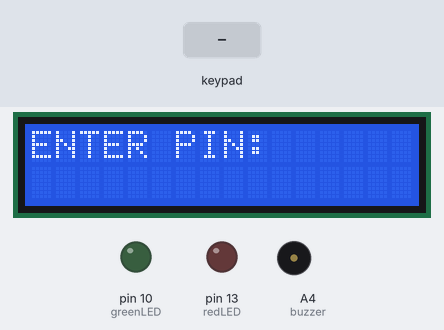
Recording of a sketch running on a simulated Arduino Uno, built with avr-gcc and run on an emulated ATmega328P. Parts: 16×2 character LCD, output pins drawn as LEDs (lit = HIGH), buzzer (waves = sounding). The inputs (shaded band) are chosen by the test bench. What the sketch prints to the serial monitor is not drawn.

Above: at 1.2 s.
1.3 s: keypad keys 2 0 0 4 pressed 0.4 s apart
At 3.8 s:
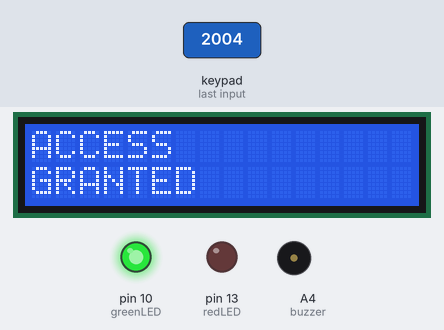
4.4 s: keypad keys 6 7 8 9 pressed 0.4 s apart
At 7.4 s:
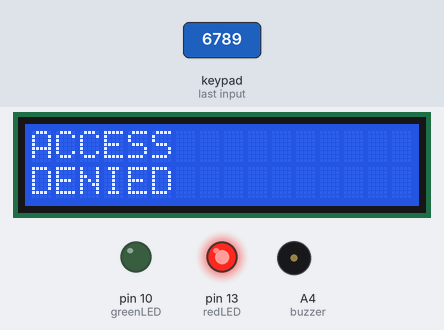
8.0 s: key 'A' pressed
At 9.3 s:
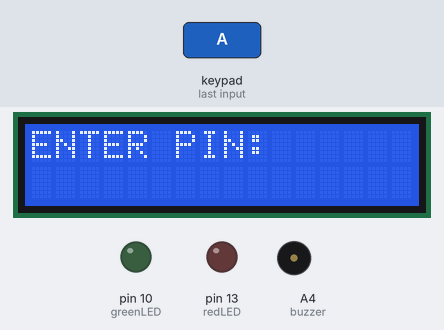
9.6 s: key '1' pressed
At 10.3 s:
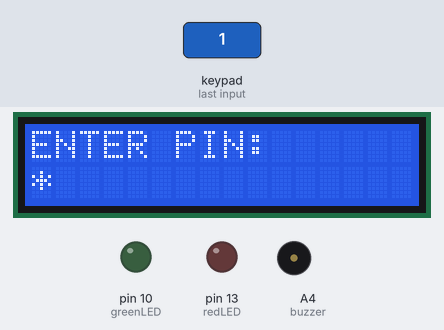
11.2 s: key '2' pressed
At 12.6 s:
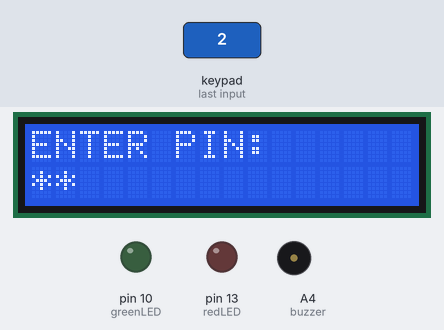
Timing chart, 0 to 13.8 s (numbered marks = the images above; inputs shaded):
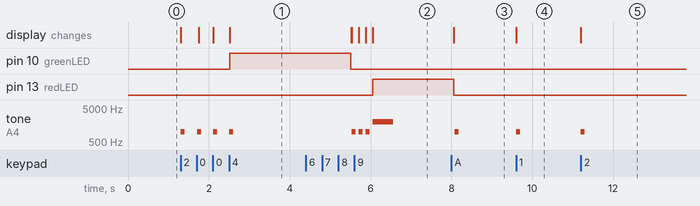

The sketch:

sketch.ino
```cpp
#include <LiquidCrystal.h>
#include <Keypad.h>

LiquidCrystal lcd(12, 11, 5, 4, 3, 2);

// LCD RS,E,D4,D5,D6,D7

const byte ROWS = 4;
const byte COLS = 4;

char keys[ROWS][COLS] = {
{'1','2','3','A'},
{'4','5','6','B'},
{'7','8','9','C'},
{'*','0','#','D'}
};

byte rowPins[ROWS] = {A0, A1, A2, A3};
byte colPins[COLS] = {6, 7, 8, 9};

Keypad keypad = Keypad(makeKeymap(keys), rowPins, colPins, ROWS, COLS);

const int greenLED = 10;
const int redLED = 13;
const int buzzer = A4;

String password = "2004";
String input = "";

int attempts = 0;

void setup() {
  pinMode(greenLED, OUTPUT);
  pinMode(redLED, OUTPUT);
  pinMode(buzzer, OUTPUT);

  Serial.begin(9600);

  lcd.begin(16,2);
  lcd.print("ENTER PIN:");
}

void loop() {

  char key = keypad.getKey();

  if(key){

    tone(buzzer,1000,100);

    if(key>='0' && key<='9'){
      input += key;

      lcd.setCursor(input.length()-1,1);
      lcd.print("*");
    }

    if(input.length()==4){

      if(input==password){

        lcd.clear();
        lcd.print("ACCESS");
        lcd.setCursor(0,1);
        lcd.print("GRANTED");

        digitalWrite(greenLED,HIGH);
        digitalWrite(redLED,LOW);

        Serial.println("ACCESS GRANTED");

        delay(3000);

        digitalWrite(greenLED,LOW);

        attempts=0;

      }else{

        lcd.clear();
        lcd.print("ACCESS");
        lcd.setCursor(0,1);
        lcd.print("DENIED");

        digitalWrite(redLED,HIGH);
        tone(buzzer,2000,500);

        Serial.println("ACCESS DENIED");

        delay(2000);

        digitalWrite(redLED,LOW);

        attempts++;

        if(attempts>=3){

          lcd.clear();
          lcd.print("LOCKED");
          lcd.setCursor(0,1);
          lcd.print("10 SECONDS");

          Serial.println("SYSTEM LOCKED");

          delay(10000);

          attempts=0;
        }
      }

      input="";

      lcd.clear();
      lcd.print("ENTER PIN:");
    }
  }
}
```

Measured:
- after the input at 1.3 s, pin 10 (greenLED): LOW → HIGH after 1.2 s; tone on A4 (buzzer): alternates 1000 Hz for 0.10 s and silent for 0.30 s, 8 changes in all, then stays silent, starting at once; the display: first changes at once (image 1 shows a later state)
- after the input at 4.4 s, pin 13 (redLED): LOW → HIGH after 1.7 s; tone on A4 (buzzer): plays 1000 Hz for 0.10 s, 1000 Hz for 0.10 s, 1000 Hz for 0.10 s, 2000 Hz for 0.50 s, starting after 1.1 s; the display: first differs from a run without the input after 1.1 s (image 2 shows a later state)
- after the input at 8.0 s, tone on A4 (buzzer): silent → 1000 Hz after 0.08 s, → silent 0.10 s later
- after the input at 9.6 s, tone on A4 (buzzer): silent → 1000 Hz at once, → silent 0.10 s later; the display: changes at once (image 4)
- after the input at 11.2 s, tone on A4 (buzzer): silent → 1000 Hz at once, → silent 0.10 s later; the display: changes at once (image 5)
